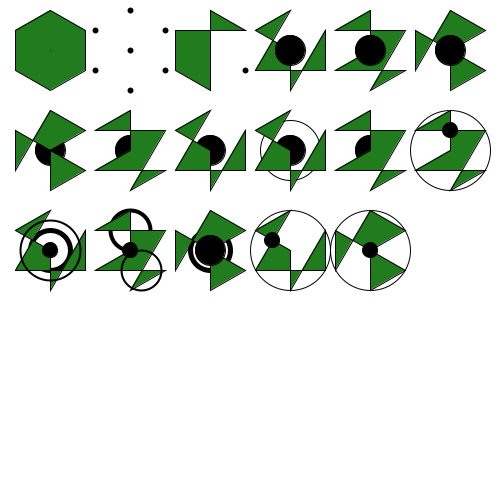
Frame 1 (no input)
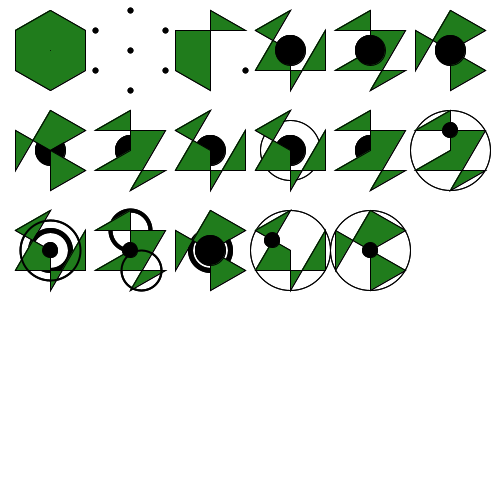
Frame 2 (the mouse pressed at the canvas centre, redrawn once)

The Processing sketch that drew these frames (run headless with seeded random() and noise(); the mouse was pressed at the canvas centre and the sketch redrawn once):

// Processing sketch: processing_90841
// ── processing_90841.pde

void setup()
{
  size(500, 500);
  background(255);
  smooth();
}

void draw()
{
  //couleur
  int rouge;
  rouge=32;
  int vert;
  vert=124;
  int bleu;
  bleu=28;

  fill(rouge, vert, bleu);

  /*
modèle de base
   //polygone à 6 côtés
   beginShape();
   //point dans le sens horaire en partant de celui le plus haut
   vertex(50, 10);
   vertex(85, 30);
   vertex(85, 70);
   vertex(50, 90);
   vertex(15, 70);
   vertex(15, 30);
   endShape(CLOSE);
   
   //centre du polygone
   point(50,50);
   */

  //points dans le sene horaire en partant de celui le plus haut
  //point1
  int a1;
  a1=50;
  int b1;
  b1=10;

  //point2
  int a2;
  a2=85;
  int b2;
  b2=30;

  //point3
  int a3;
  a3=85;
  int b3;
  b3=70;

  //point4
  int a4;
  a4=50;
  int b4;
  b4=90;

  //point5
  int a5;
  a5=15;
  int b5;
  b5=70;

  //point6
  int a6;
  a6=15;
  int b6;
  b6=30;

  //centre
  int ac;
  ac=50;
  int bc;
  bc=50;

  //contour de base
  int C;
  C=1;
  
  //grosseur des point
  int pt;
  pt=6;
  
  //ellipse centre1 (pleine)
  int l1;
  l1=30;
  int h1;
  h1=30;
  
  //petit ellipse (pleine)
  int l2;
  l2=l1/2;
  int h2;
  h2=h1/2;  
  
  //crecle circonscrit
  int l3;
  l3=80;
  int h3;
  h3=80;
  
  //cercle circonscrit petit
  int l4;
  l4=l3/2;
  int h4;
  h4=h3/2;
  
  
  //1
  beginShape();
  //point dans le sens horaire en patant de celui le plus haut
  vertex(a1, b1);
  vertex(a2, b2);
  vertex(a3, b3);
  vertex(a4, b4);
  vertex(a5, b5);
  vertex(a6, b6);
  endShape(CLOSE);

  //centre du polygone
  point(ac, bc);

  //2
  translate(80, 0);

  strokeWeight(pt);

  point(a1, b1);
  point(a2, b2);
  point(a3, b3);
  point(a4, b4);
  point(a5, b5);
  point(a6, b6);

  point(ac, bc);

  //3
  translate(80, 0);

  strokeWeight(C);

  beginShape();
  vertex(a2, b2);
  vertex(a1, b1);

  strokeWeight(pt);
  point(a3, b3);
  strokeWeight(C);

  vertex(a4, b4);
  vertex(a5, b5);
  vertex(a6, b6);
  endShape(CLOSE);

  point(ac, bc);

  //4
  translate(80, 0);

  beginShape();
  vertex(a1, b1);
  vertex(a5, b5);
  vertex(a3, b3);
  vertex(a2, b2);
  vertex(a4, b4);
  vertex(ac, bc);
  vertex(a6, b6);
  endShape(CLOSE);

  fill(0);
  ellipse(ac, bc, l1, h1);
  fill(rouge, vert, bleu);

  //5
  translate(80, 0);

  beginShape();
  vertex(a1, b1);
  vertex(ac, bc);
  vertex(a5, b5);
  vertex(a3, b3);
  vertex(a4, b4);
  vertex(a2, b2);
  vertex(a6, b6);
  endShape(CLOSE);

 fill(0);
  ellipse(ac, bc, l1, h1);
  fill(rouge, vert, bleu);

  //6
  translate(80, 0);

  beginShape();
  vertex(a5, b5);
  vertex(a1, b1);
  vertex(a2, b2);
  vertex(ac, bc);
  vertex(a4, b4);
  vertex(a3, b3);
  vertex(a6, b6);
  endShape(CLOSE);

  fill(0);
 ellipse(ac, bc, l1, h1);
  fill(rouge, vert, bleu);

  //7
  translate(-400, 100);

 fill(0);
 ellipse(ac, bc, l1, h1);
  fill(rouge, vert, bleu);

  beginShape();
  vertex(a5, b5);
  vertex(a1, b1);
  vertex(a2, b2);
  vertex(ac, bc);
  vertex(a4, b4);
  vertex(a3, b3);
  vertex(a6, b6);
  endShape(CLOSE);

  //8
  translate(80, 0);

 fill(0);
  ellipse(ac, bc, l1, h1);
  fill(rouge, vert, bleu);

  beginShape();
  vertex(a1, b1);
  vertex(ac, bc);
  vertex(a5, b5);
  vertex(a3, b3);
  vertex(a4, b4);
  vertex(a2, b2);
  vertex(a6, b6);
  endShape(CLOSE);

  //9
  translate(80, 0);

  fill(0);
  ellipse(ac, bc, l1, h1);
  fill(rouge, vert, bleu);

  beginShape();
  vertex(a1, b1);
  vertex(a5, b5);
  vertex(a3, b3);
  vertex(a2, b2);
  vertex(a4, b4);
  vertex(ac, bc);
  vertex(a6, b6);
  endShape(CLOSE);

  //10
  translate(80, 0);

  fill(0);
  ellipse(ac, bc, l1, h1);
  fill(rouge, vert, bleu);

  noFill();
  ellipse(ac, bc, l1*2, h1*2);
  fill(rouge, vert, bleu);

  beginShape();
  vertex(a1, b1);
  vertex(a5, b5);
  vertex(a3, b3);
  vertex(a2, b2);
  vertex(a4, b4);
  vertex(ac, bc);
  vertex(a6, b6);
  endShape(CLOSE);

  //11
  translate(80, 0);

 fill(0);
ellipse(ac, bc, l1, h1);
  fill(rouge, vert, bleu);

  beginShape();
  vertex(a1, b1);
  vertex(ac, bc);
  vertex(a5, b5);
  vertex(a3, b3);
  vertex(a4, b4);
  vertex(a2, b2);
  vertex(a6, b6);
  endShape(CLOSE);

  //12
  translate(80, 0);

  noFill();
  ellipse(ac, bc, l3, h3);
  fill(rouge, vert, bleu);

  beginShape();
  vertex(a1, b1);
  vertex(ac, bc);
  vertex(a5, b5);
  vertex(a3, b3);
  vertex(a4, b4);
  vertex(a2, b2);
  vertex(a6, b6);
  endShape(CLOSE);

  fill(0);
ellipse(a1, b2, l2, h2);
  fill(rouge, vert, bleu);

  //13
  translate(-400, 100);

  strokeWeight(5);
  noFill();
  ellipse(ac, bc, l4, h4);
  strokeWeight(C);

  fill(rouge, vert, bleu);

  beginShape();
  vertex(a1, b1);
  vertex(a5, b5);
  vertex(a3, b3);
  vertex(a2, b2);
  vertex(a4, b4);
  vertex(ac, bc);
  vertex(a6, b6);
  endShape(CLOSE);

  fill(0);
ellipse(ac, bc, l2, h2);
  fill(rouge, vert, bleu);

  noFill();
  strokeWeight(2);
  ellipse(ac, bc, l1*2, h1*2);
  strokeWeight(C);

  fill(rouge, vert, bleu);

  //14
  translate(80, 0);

  noFill();
  strokeWeight(4);
  ellipse(a1, b2, l4, h4);
  strokeWeight(C);

  fill(rouge, vert, bleu);

  beginShape();
  vertex(a1, b1);
  vertex(ac, bc);
  vertex(a5, b5);
  vertex(a3, b3);
  vertex(a4, b4);
  vertex(a2, b2);
  vertex(a6, b6);
  endShape(CLOSE);

  fill(0);
ellipse(ac, bc, l2, h2);
  fill(rouge, vert, bleu);

  noFill();
  strokeWeight(C*2);
  ellipse(a5+(a3-a5)/3*2, bc+(b4-bc)/2, l4, h4);
  strokeWeight(C);
  fill(rouge, vert, bleu);

  //15
  translate(80, 0);

  strokeWeight(5);
  noFill();
  ellipse(ac, bc, l4, h4);
  strokeWeight(C);

  fill(rouge, vert, bleu);

  beginShape();
  vertex(a5, b5);
  vertex(a1, b1);
  vertex(a2, b2);
  vertex(ac, bc);
  vertex(a4, b4);
  vertex(a3, b3);
  vertex(a6, b6);
  endShape(CLOSE);

  fill(0);
  ellipse(ac, bc, l1, h1);
  fill(rouge, vert, bleu);

  //16
  translate(80, 0);

  noFill();
  ellipse(ac, bc, l3, h3);

  fill(rouge, vert, bleu);

  beginShape();
  vertex(a1, b1);
  vertex(a5, b5);
  vertex(a3, b3);
  vertex(a2, b2);
  vertex(a4, b4);
  vertex(ac, bc);
  vertex(a6, b6);
  endShape(CLOSE);

  fill(0);
ellipse(a6+(ac-a6)/2, b1+(b5-b1)/2, l2, h2);
  fill(rouge, vert, bleu);

  //17
  translate(80, 0);

  noFill();
  ellipse(ac, bc, l3, h3);

  fill(rouge, vert, bleu);

  beginShape();
  vertex(a5, b5);
  vertex(a1, b1);
  vertex(a2, b2);
  vertex(ac, bc);
  vertex(a4, b4);
  vertex(a3, b3);
  vertex(a6, b6);
  endShape(CLOSE);

  fill(0);
ellipse(ac, bc, l2, h2);
  fill(rouge, vert, bleu);

  noLoop();
}
